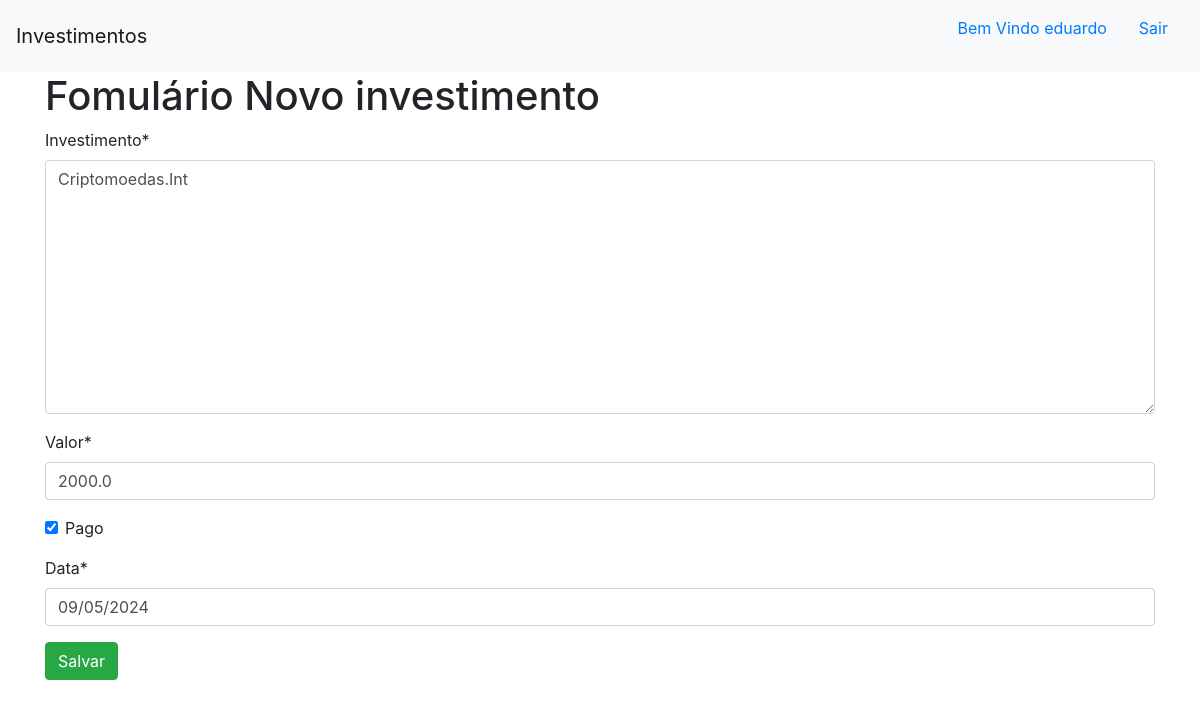
Page /novo_investimento/1 (signed in) on the committed database.
### invista/models.py (models this page shows)
class Investimento(models.Model):
    investimento = models.TextField(max_length=255)
    valor = models.FloatField()
    pago = models.BooleanField(default=False)
    data = models.DateField(default=datetime.now)

### invista/views.py (the view)
# urls.py: path('novo_investimento/<int:id_investimento>',views.editar,name='editar'),
@login_required
def editar(request,id_investimento):
    investimento = Investimento.objects.get(pk=id_investimento)
    if request.method == 'GET':
        formulario = InvestimentoForm(instance=investimento)
        return render(request,'investimentos_ps/novo_investimento.html',{'formulario': formulario})
    else:
        formulario = InvestimentoForm(request.POST,instance=investimento)
        if formulario.is_valid():
            formulario.save()
        return redirect('investimentosleitura')

### invista/forms.py
class InvestimentoForm(ModelForm):
    class Meta:
        model = Investimento
        fields = '__all__'

### invista/templates/investimentos_ps/novo_investimento.html (shortened to what this page needs)
{% extends 'investimentos_ps/base.html' %}
{% block conteudo %}
{% load crispy_forms_tags %}
<div class="container">
    <h1>Fomulário Novo investimento</h1>
    <form action="" method="POST">
        {{formulario | crispy}}
        <button type="submit" class="btn btn-success">Salvar</button>
    </form>
</div>
{% endblock %}

### invista/templates/investimentos_ps/base.html (shortened to what this page needs)
<!doctype html>
<html lang="en">
  <head>
    <link rel="stylesheet" href="https://cdn.jsdelivr.net/npm/bootstrap@4.6.2/dist/css/bootstrap.min.css">
  </head>
  <body>
    <nav class="navbar navbar-light bg-light">
        <a class="navbar-brand" href="{% url 'investimentosleitura' %}">Investimentos</a>
        <ul style="list-style: none;">
          {% if user.is_authenticated %}
          <li style="float: left">
            <a class="nav-item nav-link">Bem Vindo {{user.get_username}}</a>
          </li>
          <li style="float: left">
            <a class="nav-item nav-link" href="{% url 'logout' %}">Sair</a>
          </li>
          {% endif %}
      </ul>
    </nav>
    {% block conteudo %}
    {% endblock %}
  </body>
</html>

### rows in the picture
Investimento: investimento "Criptomoedas.Int", valor "2000.0", pago "☑", data "09/05/2024"

### other values in the picture
{{ user.get_username }} "eduardo"
